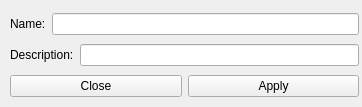
<?xml version="1.0" encoding="UTF-8"?>
<ui version="4.0">
 <class>categoryInfo</class>
 <widget class="QWidget" name="categoryInfo">
  <property name="geometry">
   <rect>
    <x>0</x>
    <y>0</y>
    <width>362</width>
    <height>107</height>
   </rect>
  </property>
  <property name="windowTitle">
   <string>Category Info</string>
  </property>
  <widget class="QWidget" name="">
   <property name="geometry">
    <rect>
     <x>10</x>
     <y>10</y>
     <width>349</width>
     <height>91</height>
    </rect>
   </property>
   <layout class="QVBoxLayout" name="verticalLayout">
    <item>
     <layout class="QHBoxLayout" name="horizontalLayout">
      <item>
       <widget class="QLabel" name="label">
        <property name="text">
         <string>Name:</string>
        </property>
       </widget>
      </item>
      <item>
       <widget class="QLineEdit" name="nameBox"/>
      </item>
     </layout>
    </item>
    <item>
     <layout class="QHBoxLayout" name="horizontalLayout_2">
      <item>
       <widget class="QLabel" name="label_2">
        <property name="text">
         <string>Description:</string>
        </property>
       </widget>
      </item>
      <item>
       <widget class="QLineEdit" name="descBox"/>
      </item>
     </layout>
    </item>
    <item>
     <layout class="QHBoxLayout" name="horizontalLayout_3">
      <item>
       <widget class="QPushButton" name="closeBtn">
        <property name="text">
         <string>Close</string>
        </property>
       </widget>
      </item>
      <item>
       <widget class="QPushButton" name="applyBtn">
        <property name="text">
         <string>Apply</string>
        </property>
       </widget>
      </item>
     </layout>
    </item>
   </layout>
  </widget>
 </widget>
 <resources/>
 <connections/>
</ui>
